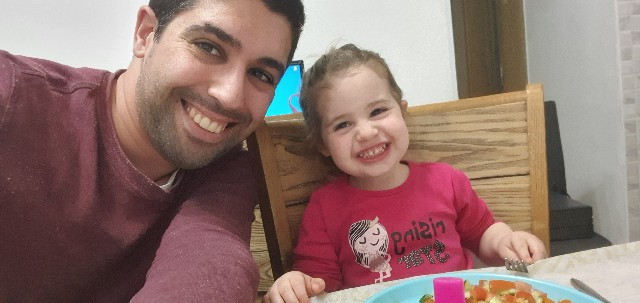
#> input picture src/1.jpg, 640 x 303 px
$ python contours.py
#> lines starting #> are read from the running program, lines starting #| are printed output that depends on the picture; after the words box and inside, x2 and y2 are one past the last pixel; in counts of white or black regions, pixels touching at a corner belong together
import cv2 as cv
import numpy as np

img = cv.imread("src/1.jpg")
#> img is the input picture: shape (303, 640, 3); mean B, G, R 111.9, 117.6, 145.8
cv.imshow("img", img)

blank = np.zeros(img.shape, dtype='uint8')
cv.imshow("blank", blank)

gray = cv.cvtColor(img, cv.COLOR_BGR2GRAY)
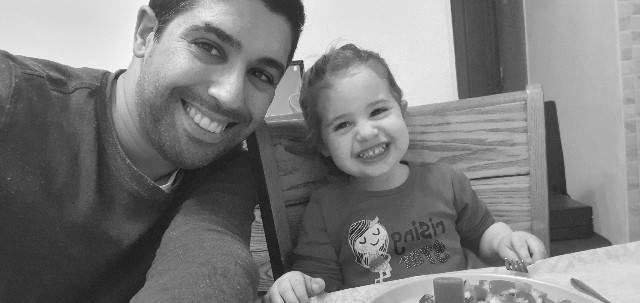
#> gray: shape (303, 640); min 21, max 249, mean 125.3
cv.imshow("gray", gray)

blur = cv.GaussianBlur(gray, (5,5), cv.BORDER_DEFAULT)
cv.imshow("blur", blur)

canny = cv.Canny(img, 125, 175)
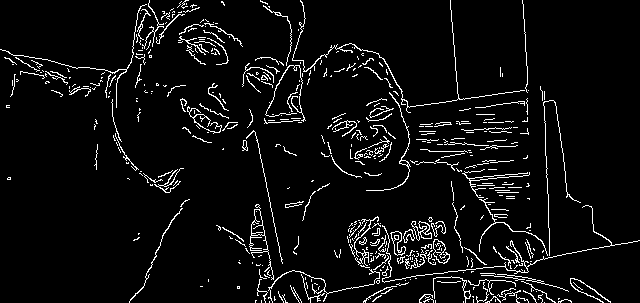
#> canny: shape (303, 640); 5.6% white in thin lines or dots
cv.imshow("canny", canny)

ret, thresh = cv.threshold(gray, 125, 255, cv.THRESH_BINARY)
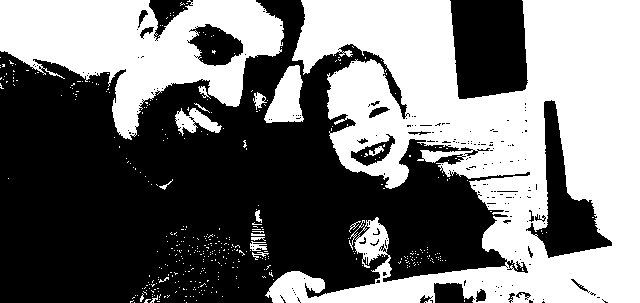
#> thresh: shape (303, 640); 46.1% white; 428 white regions (410 under 20 px)
cv.imshow("thresh", thresh)

contours, hierarchies = cv.findContours(canny, cv.RETR_LIST, cv.CHAIN_APPROX_SIMPLE)
#> contours = 518 contours, 482 with area under 20; largest, box (x1, y1, x2, y2) and area: (249, 204, 274, 280) 263, (251, 209, 265, 236) 232, (433, 239, 450, 264) 222, (390, 231, 406, 256) 176, (411, 221, 432, 241) 168

cv.drawContours(blank, contours, -1, (0, 0, 255), 1) # -1 = all contours
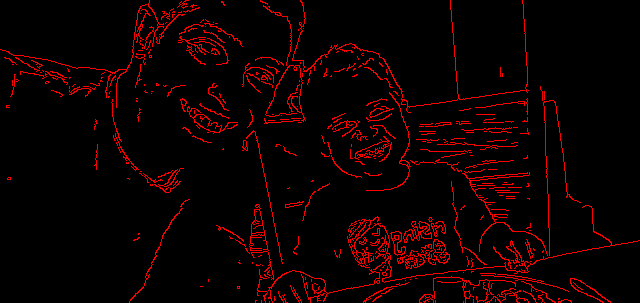
#> blank: shape (303, 640, 3); mean of channels 0, 1, 2 0, 0, 14.2; drawn as B, G, R
cv.imshow("Contours drawn", blank)

cv.waitKey(0)

$ run again, with src/2.jpg copied over src/1.jpg
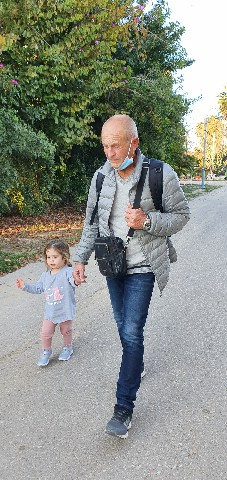
#> input picture src/2.jpg, 227 x 480 px
#> img is the input picture: shape (480, 227, 3); mean B, G, R 135.9, 144.7, 140.1
#> canny: shape (480, 227); 19.7% white in thin lines or dots
#> `ret, thresh = cv.threshold(gray, 125, 255, cv.THRESH_BINARY)`:
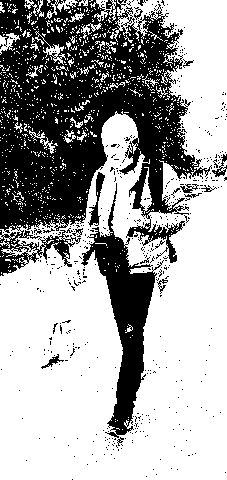
#> thresh: shape (480, 227); 64.4% white; 474 black regions (455 under 20 px)
#> contours = 2053 contours, 1962 with area under 20; largest, box (x1, y1, x2, y2) and area: (75, 170, 131, 260) 382, (15, 35, 80, 121) 352, (183, 119, 227, 180) 308, (51, 68, 147, 270) 290, (124, 144, 191, 227) 248
#> `cv.drawContours(blank, contours, -1, (0, 0, 255), 1)`:
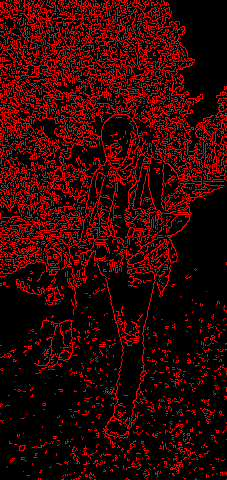
#> blank: shape (480, 227, 3); mean of channels 0, 1, 2 0, 0, 50; drawn as B, G, R
